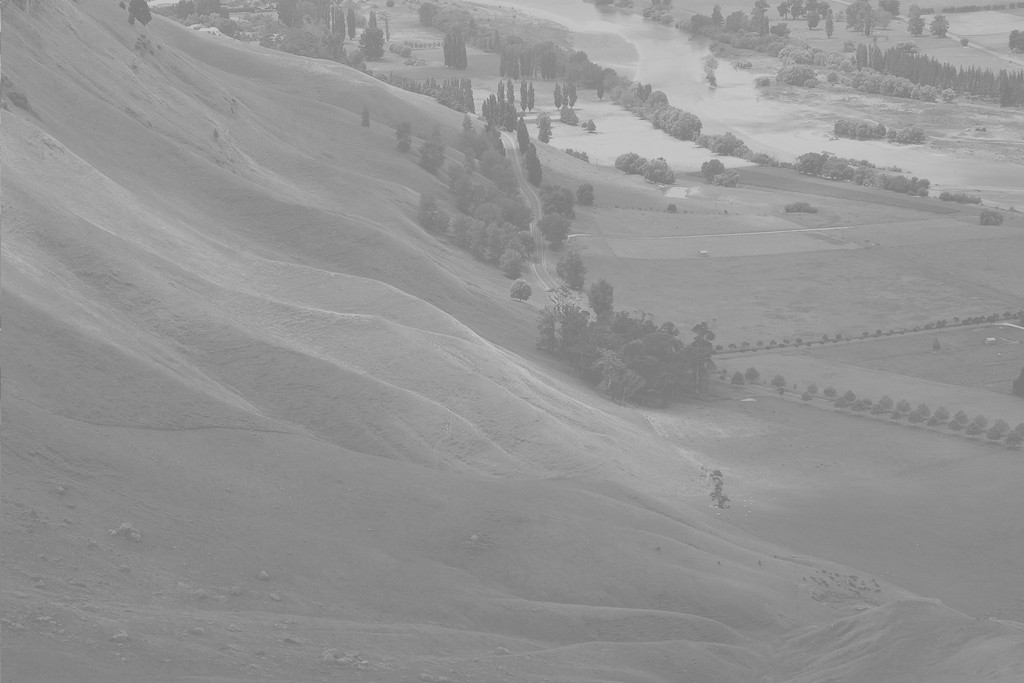
#> input picture posts/Data Visualization/Unequalized_Hawkes_Bay_NZ.jpg, 1024 x 683 px
$ jupyter execute 'DV_2(0914).ipynb'   (shell and % lines are left out)
#> lines starting #> are read from the running program, lines starting #| are printed output that depends on the picture
[cell 1]
import cv2
import matplotlib.pyplot as plt
import pandas as pd
import numpy as np

`-` 히스토그램 이퀄라이제이션(https://en.wikipedia.org/wiki/Histogram_equalization)

## 이미지 자료 다운로드

[cell 2]
img = cv2.imread('Unequalized_Hawkes_Bay_NZ.jpg')
#> img is the input picture: shape (683, 1024, 3); min 114, max 208, mean 148

[cell 3]
img.shape  # 가로, 세로 픽셀, 채널(빨,녹,파..)
#> Out = (683, 1024, 3)

[cell 4]
plt.imshow(img)

## 이미지 자료의 이해

### 비밀1: 이미지는 사실 숫자들의 집합이다.

`-` 예시1

[cell 5]
_img1 = np.array([0,30,90,120,150,180,210,240,255]).reshape(3,3)
_img1

[cell 6]
plt.imshow(_img1, cmap='gray')
plt.colorbar()

`-` 예시2

[cell 7]
_img2 = np.array([0,20,40,60,80,100,120,140,160]).reshape(3,3)
_img2

[cell 8]
plt.imshow(_img2, cmap='gray')
plt.colorbar()

`-` 예시3

[cell 9]
_img3=np.concatenate([_img1, _img2], axis=1)
_img3

[cell 10]
plt.imshow(_img3, cmap='gray')

### 비밀2: 칼라이미지는 red + green + blue 의 조합으로 표현가능 (다른방식도 가능)

`-` 예시1

[cell 11]
r=np.array([0]*25*3).reshape(5,5,3)
g=np.array([0]*25*3).reshape(5,5,3)
b=np.array([0]*25*3).reshape(5,5,3)

[cell 12]
r[:3,:3,0] = 255
g[:3,2:,1] = 255
b[2:,:,2] = 255

[cell 13]
plt.imshow(r)

[cell 14]
plt.imshow(g)

[cell 15]
plt.imshow(b)

[cell 16]
plt.imshow(r+g+b)   # 빛의 3원색..색의 3원색

`-` 예시2: R,G,B를 같은 비율로 섞으면 무채색이 된다.

[cell 17]
r = np.array([0]*25*3).reshape(5,5,3)
g = np.array([0]*25*3).reshape(5,5,3)
b = np.array([0]*25*3).reshape(5,5,3)
r[:3,:3,0] = 80
g[:3,2:,1] = 80
b[2:,:,2] = 80

[cell 18]
plt.imshow(r+g+b)
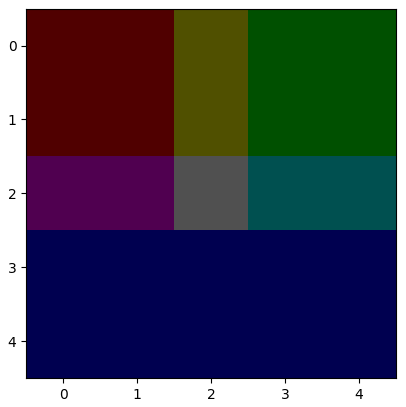
#> figure drawn by matplotlib, 1 panel

`-` 예시3

[cell 19]
img.shape
#> Out = (683, 1024, 3)

[cell 20]
img_red = img * 0
#> img_red: shape (683, 1024, 3); every value is 0
img_green = img * 0
img_blue = img * 0

[cell 21]
img_red[...,0] = img[...,0]
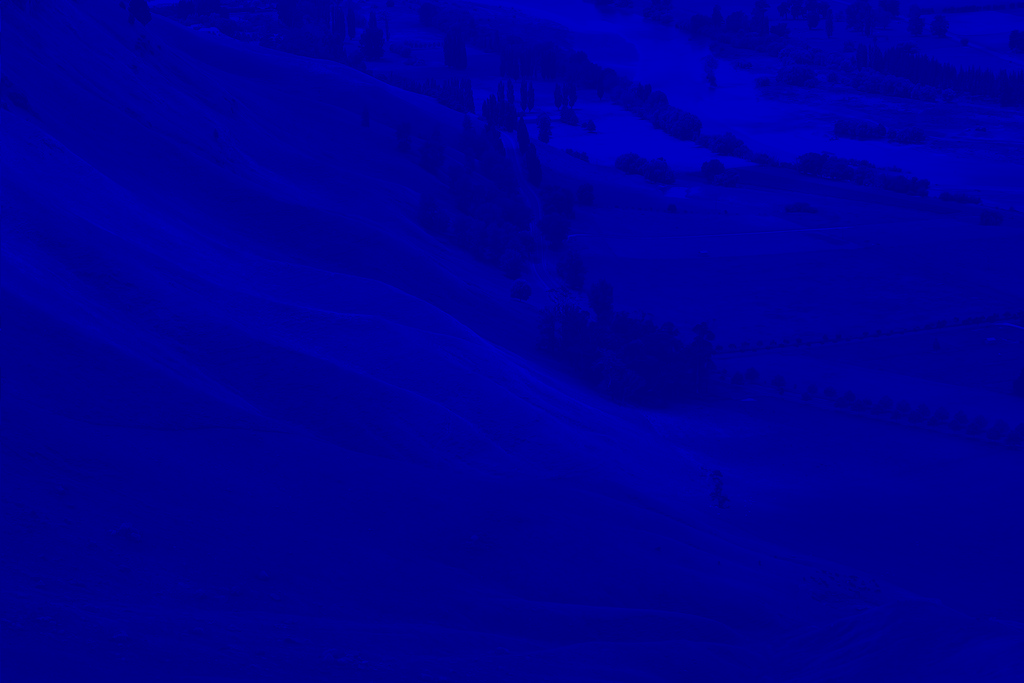
#> img_red: shape (683, 1024, 3); mean B, G, R 148, 0, 0
img_green[...,0] = img[...,1]
img_blue[...,0] = img[...,2]

[cell 22]
plt.imshow(img_red)

[cell 23]
plt.imshow(img_red)

## 히스토그램 이퀄라이제이션

`-` 이미지를 rgb로 각각 분리하고 각 색깔들의 히스토그램을 그려보자.

[cell 24]
img_red[:,:,0].reshape(-1).shape
#> Out = (699392,)

[cell 25]
img_red[:,:,0].shape  # 위 699392 = 683 * 1024
#> Out = (683, 1024)

[cell 26]
plt.hist(img[:,:,0].reshape(-1))
#> figure, not shown here; tallest bar 235628 high, from x = 132.8 to 142.2

[cell 27]
plt.hist(img_red[:,:,0].reshape(-1),bins=255)
#> figure, not shown here; tallest bar 28701 high, from x = 136.9 to 137.2

- 히스토그램 그림1

[cell 28]
_fig = plt.hist(img_red[:,:,0].reshape(-1),bins=255, range=[0,255])
# 위의 숫자 보기 싫으니까 걍 _fig로 받으면 그림만 나온다.
# 빨간색 말고 그린, 블루도 다 같은 모양의 그림이 나옴
#> figure, not shown here; tallest bar 28701 high, from x = 137 to 138

- 히스토그램 그림 2
- 120~200 사이에 값이 몰려있음
- 그런데 컴퓨터가 표현가능한 색은 0~244..
- 만약에 120-200까지의 분포된 모양은 그대로 유지하면서 range를 0-255까지 늘린다면?

`-` 분포의 모양은 대략적으로 유지하면서 값을 퍼트리자

[cell 29]
img2_red = cv2.equalizeHist(img[...,0])
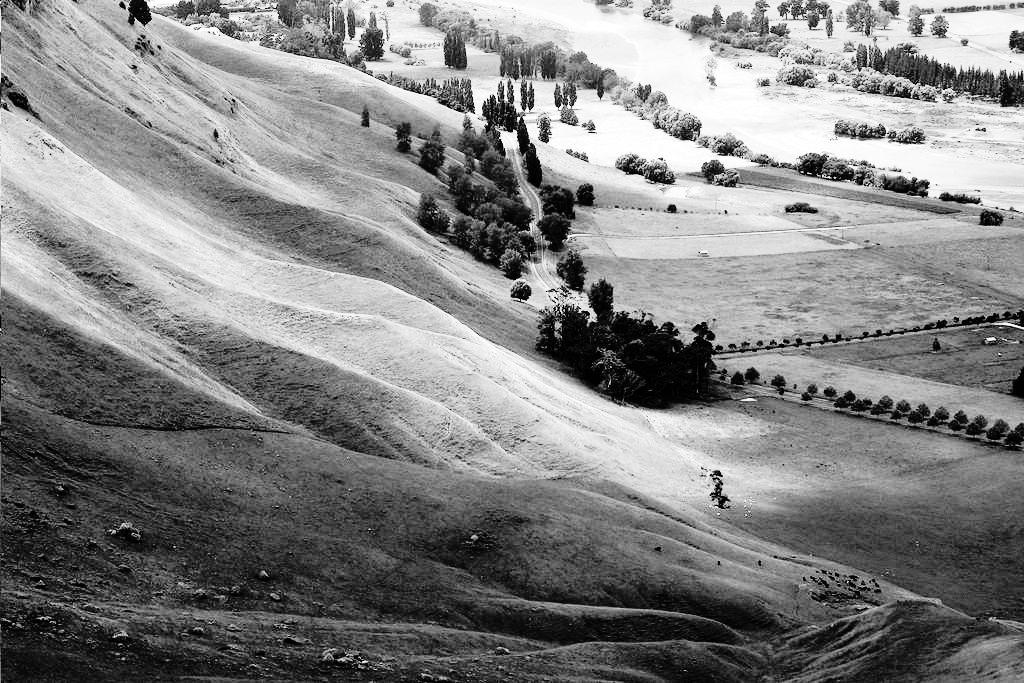
#> img2_red: shape (683, 1024); min 0, max 255, mean 130.5

[cell 30]
plt.hist(img2_red.reshape(-1))
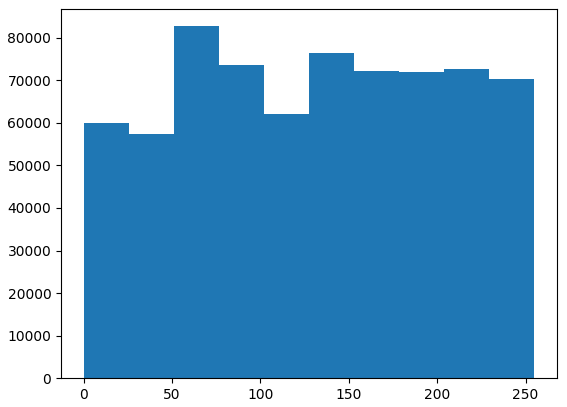
#> figure drawn by matplotlib, 1 panel; tallest bar 82721 high, from x = 51 to 76.5

히스토그램이 평평해졌네?

[cell 31]
_fig=plt.hist(img2_red.reshape(-1), bins=255, range=(0,255))
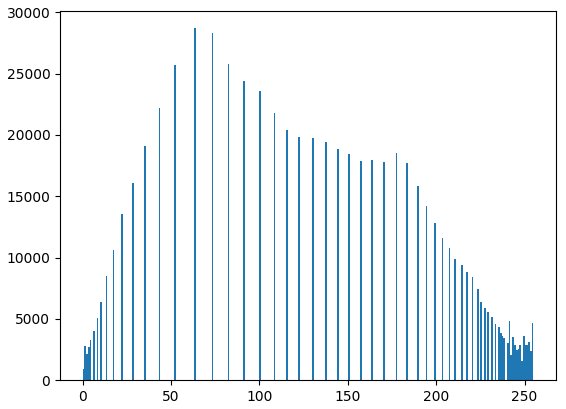
#> figure drawn by matplotlib, 1 panel; tallest bar 28701 high, from x = 63 to 64

`-` red말고 다른채널에도 이와 같은 변환을 정의한다면?

[cell 32]
img2=np.stack([img2_red,img2_red,img2_red],axis=-1)   # 색깔 3개 합치기 위해서

[cell 33]
img2.shape
#> Out = (683, 1024, 3)

[cell 34]
plt.imshow(img2)

[cell 35]
plt.imshow(img) #원래이미지

[cell 36]
plt.imshow(np.concatenate([img,img2],axis=1))
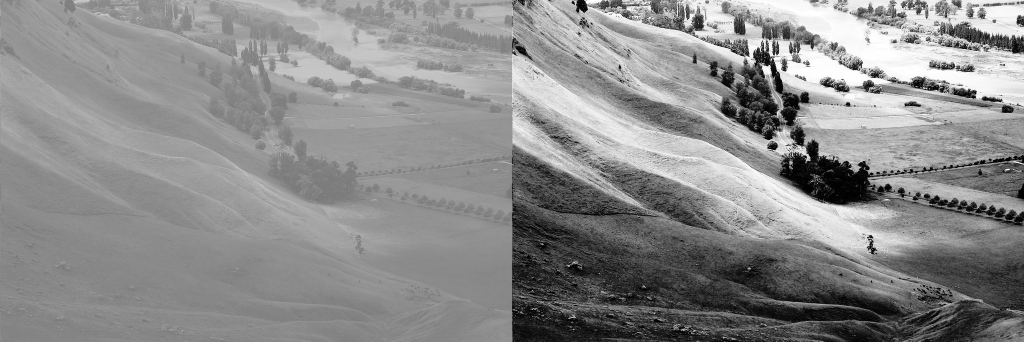
#> shown: shape (683, 2048, 3) (shown at 1/2 size); min 0, max 255, mean 139.3

## 히스토그램 이퀄라이제이션 (흑백버전)

[cell 37]
img_black =  cv2.imread('Unequalized_Hawkes_Bay_NZ.jpg',0)
#> img_black: shape (683, 1024); min 114, max 208, mean 148
# 컴마하고 0하면 흑밸처리된다

[cell 38]
img_black.shape
#> Out = (683, 1024)

[cell 39]
img_black2 = cv2.equalizeHist(img_black)

[cell 40]
plt.imshow(np.concatenate([img_black,img_black2],axis=1),cmap='gray')
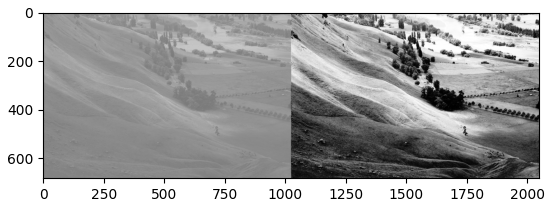
#> figure drawn by matplotlib, 1 panel

## 숙제

HE(Histogram Equalization)을 이용하여 아래주소에 저장된 이미지의 명암비를 보존하라

https://raw.githubusercontent.com/guebin/2021DV/master/_notebooks/hw_img.png

[cell 41]
hw = cv2.imread('hw_img.png')
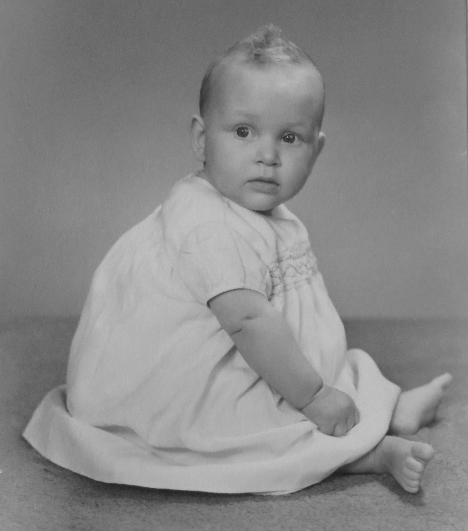
#> input picture posts/Data Visualization/hw_img.png, 468 x 531 px
#> hw is the input picture: shape (531, 468, 3); min 28, max 198, mean 136.9

[cell 42]
hw.shape
#> Out = (531, 468, 3)

[cell 43]
hw_2 = cv2.equalizeHist(hw[...,0])
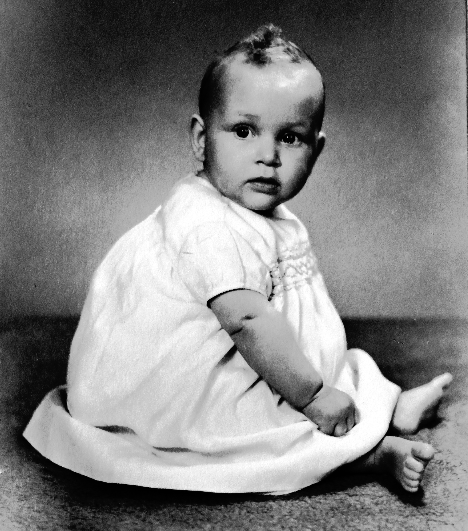
#> hw_2: shape (531, 468); min 0, max 255, mean 129.2

[cell 44]
hw_2.shape

[cell 45]
hw2=np.stack([hw_2,hw_2,hw_2],axis=-1)

[cell 46]
plt.imshow(hw2)

[cell 47]
plt.imshow(np.concatenate([hw,hw2],axis=1))
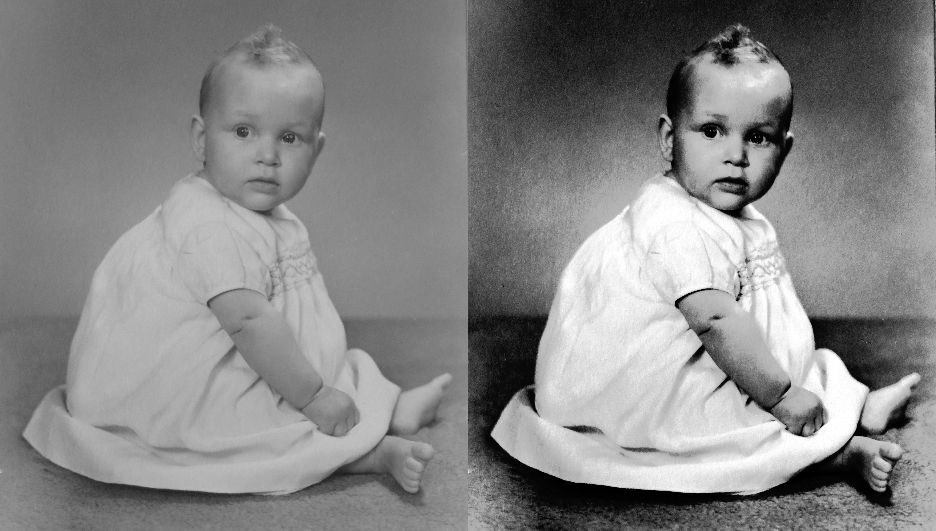
#> shown: shape (531, 936, 3); min 0, max 255, mean 133
